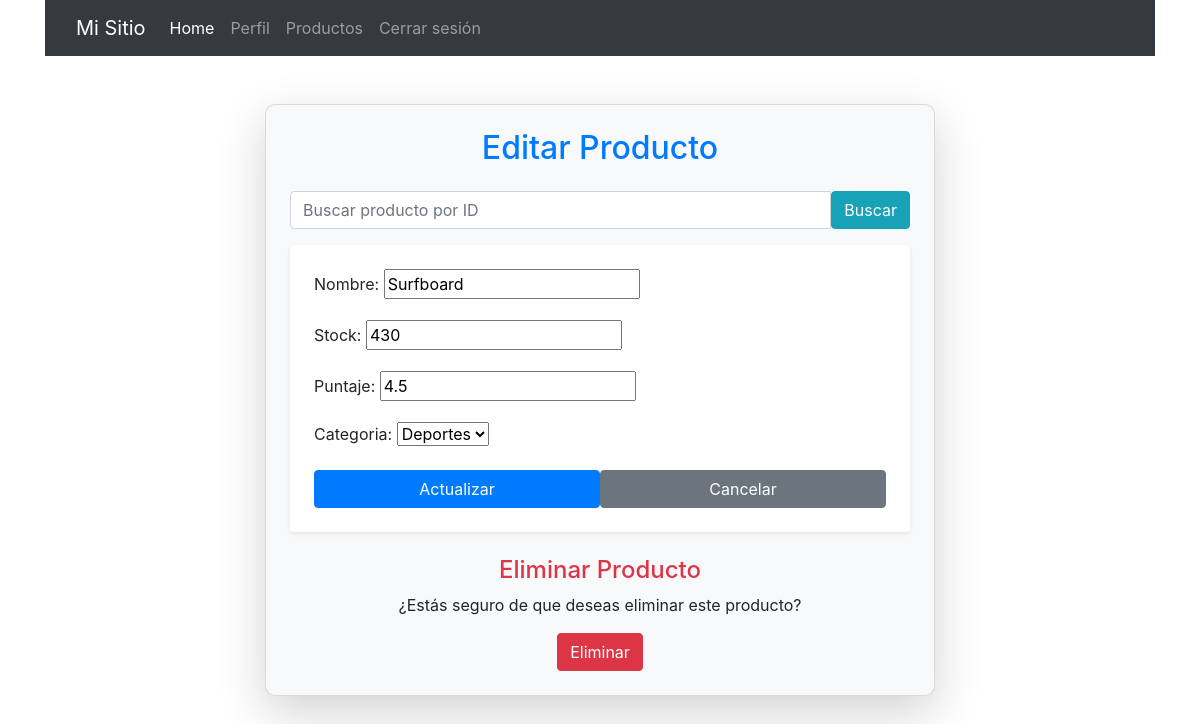
Screenshot of /productos/formulario/7/ (signed in) with the database file from the repository.
### productos/models.py (models this page shows, shortened)
class Producto(models.Model):
    nombre = models.CharField(max_length=255)
    stock = models.IntegerField()
    puntaje= models.FloatField()
    categoria = models.ForeignKey(
        Categoria,
          on_delete=models.CASCADE)
    usuario = models.ForeignKey(User, on_delete=models.CASCADE, related_name='productos',default=1)
    creado_en = models.DateTimeField(default=timezone.now)

class Categoria(models.Model):
    nombre = models.CharField(max_length=255)
    def __str__(self):
        return self.nombre

### productos/views.py (the view, shortened to what this page needs)
# urls.py: path('formulario',views.formulario, name='formulario'),
def formulario(request, id=None):
    producto = None
    form = ProductoForm()
    if request.method == 'GET' and 'buscar_id' in request.GET:
        buscar_id = request.GET.get('buscar_id')
        if buscar_id:
            producto = Producto.objects.filter(id=buscar_id,usuario=request.user).first()
            if producto:
                return redirect('productos:editar_producto', id=producto.id)  # 🔥 Redirige a edición
    if id:
        producto = get_object_or_404(Producto, id=id,usuario=request.user)
        form = ProductoForm(instance=producto)
    return render(request, 'formulario.html', {'form': form, 'producto': producto})

### productos/forms.py
class ProductoForm(forms.ModelForm):
    class Meta:
        model = Producto
        fields = ['nombre', 'stock', 'puntaje','categoria']

### productos/templates/formulario.html (shortened to what this page needs)
{% extends "base.html" %} {% block content %}
<nav class="navbar navbar-expand-lg navbar-dark bg-dark">
  <div class="container-fluid">
    <a class="navbar-brand" href="{% url 'home:home' %}">Mi Sitio</a>
    <div class="collapse navbar-collapse" id="navbarNav">
      <ul class="navbar-nav ms-auto">
        <li class="nav-item">
          <a class="nav-link active" href="{% url 'home:home' %}">Home</a>
        </li>
        <li class="nav-item">
          <a class="nav-link" href="{% url 'home:perfil' %}">Perfil</a>
        </li>
        <li class="nav-item">
          <a class="nav-link" href="{% url 'productos:index' %}">Productos</a>
        </li>
        {% if user.is_authenticated %}
        <li class="nav-item">
          <a class="nav-link" href="{% url 'logout' %}">Cerrar sesión</a>
        </li>
        {% endif %}
      </ul>
    </div>
  </div>
</nav>
<div class="container mt-5" style="max-width: 700px">
  <div
    class="card shadow-lg p-4"
    style="background-color: #f8f9fa; border-radius: 10px"
  >
    <h2 class="mb-4 text-center text-primary">
      {% if producto %}Editar{% else %}Agregar{% endif %} Producto
    </h2>
    <form method="get" class="mb-3">
      <div class="input-group">
        <input
          type="number"
          name="buscar_id"
          class="form-control"
          placeholder="Buscar producto por ID"
        />
        <button type="submit" class="btn btn-info">Buscar</button>
      </div>
    </form>
    <div class="card p-4 border-0 shadow-sm">
      <form method="post">
        {% csrf_token %} {{ form.as_p }}
        <div class="d-flex gap-2 justify-content-center mt-3">
          <button type="submit" class="btn btn-primary w-50">
            {% if producto %}Actualizar{% else %}Guardar{% endif %}
          </button>
          <a href="{% url 'productos:index' %}" class="btn btn-secondary w-50"
            >Cancelar</a
          >
        </div>
      </form>
    </div>
    {% if producto %}
    <div class="mt-4 text-center">
      <h4 class="text-danger">Eliminar Producto</h4>
      <p>¿Estás seguro de que deseas eliminar este producto?</p>
      <form
        method="post"
        action="{% url 'productos:eliminar_producto' producto.id %}"
      >
        <button type="submit" class="btn btn-danger">Eliminar</button>
      </form>
    </div>
    {% endif %}
  </div>
</div>
{% endblock %}

### rows the page displays
Producto: nombre "Surfboard", stock "430", puntaje "4.5", categoria "Deportes"
